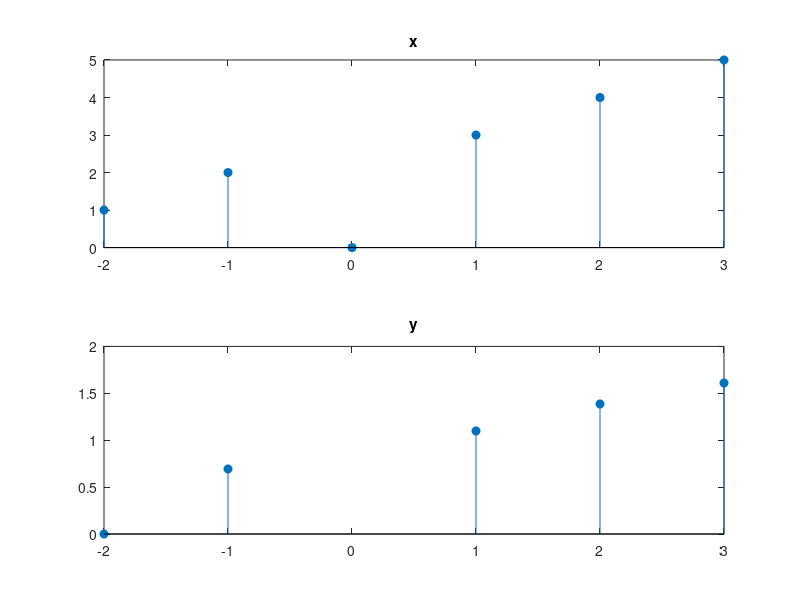

The MATLAB source for this figure:
n=[-2:3];
x=[1 2 0 3 4 5];
y=log(x);
subplot(2,1,1)
stem(n,x,'filled')
title('x')
subplot(2,1,2)
stem(n,y,'filled')
title('y')
